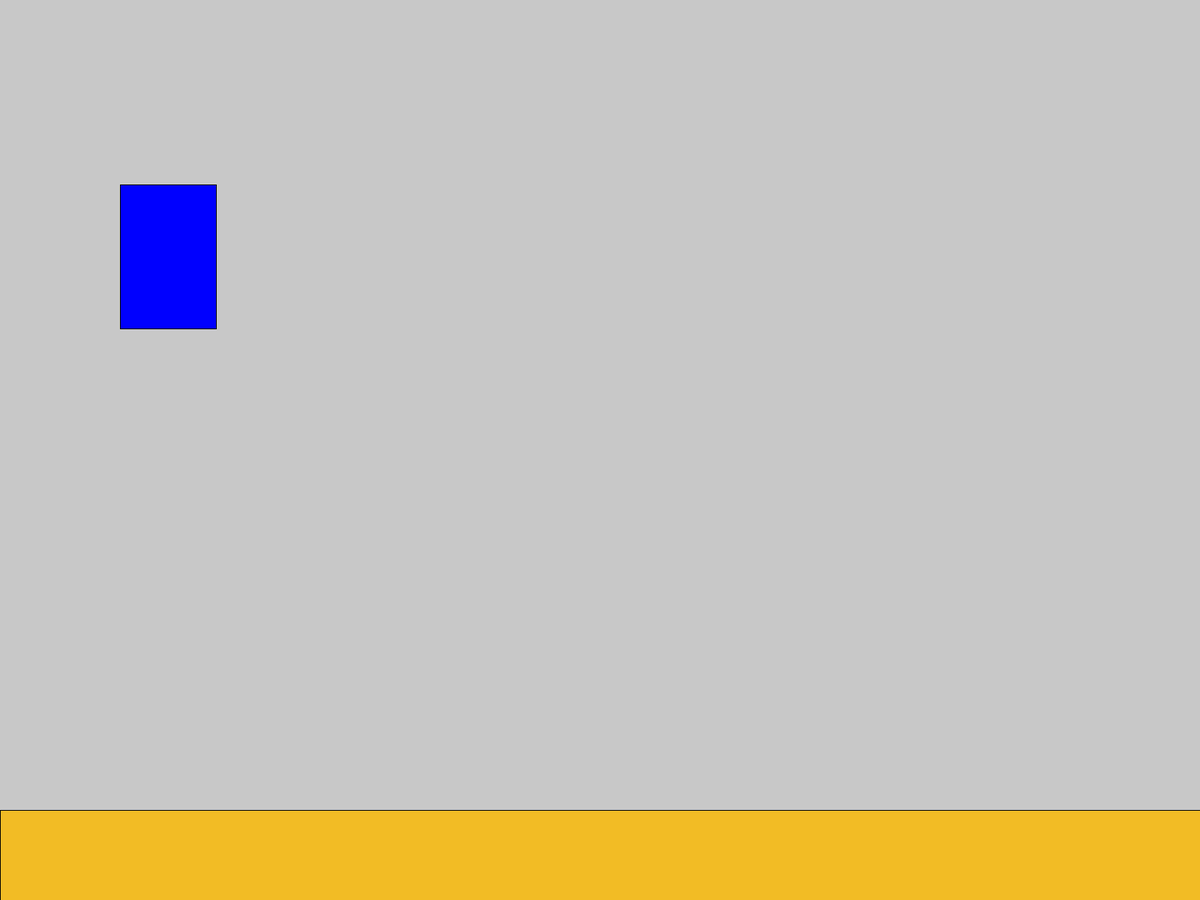
Frame 1 (no input)
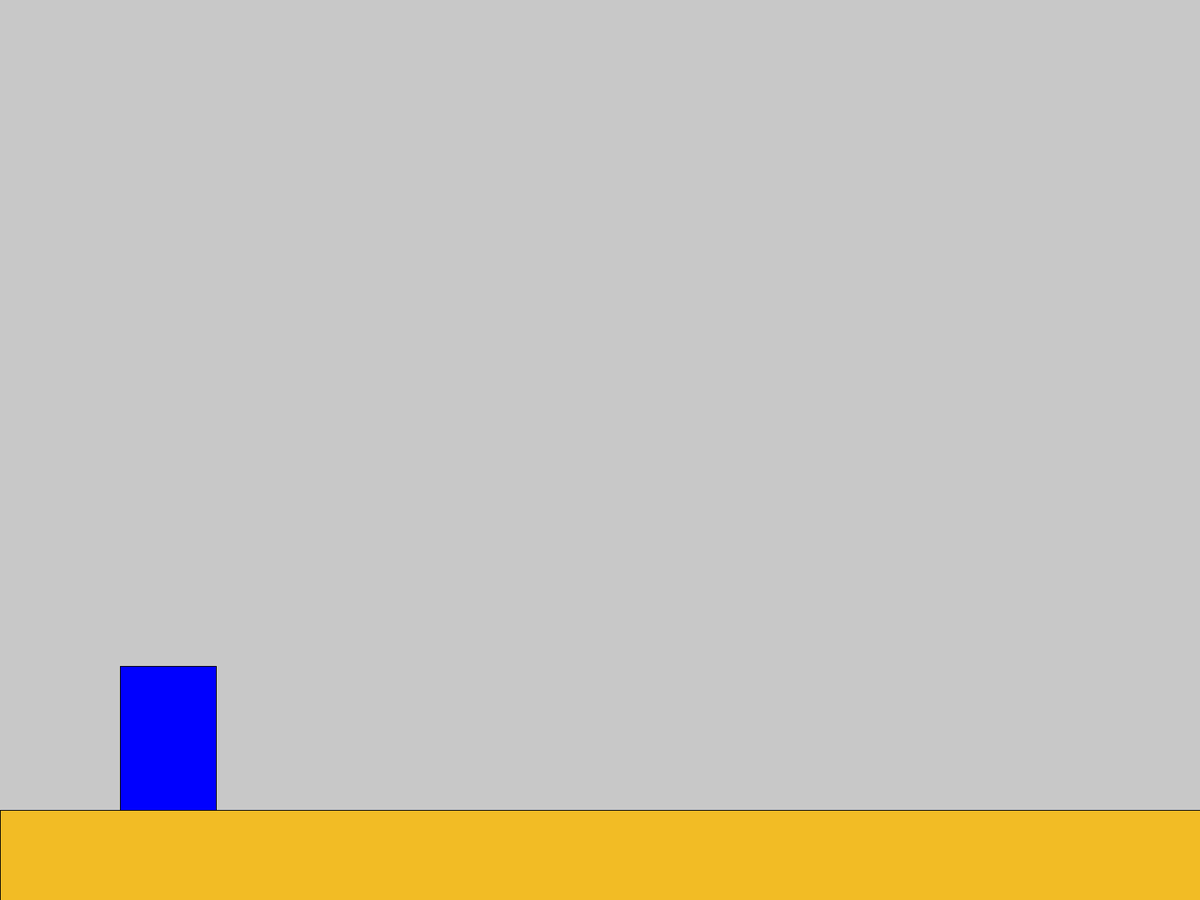
Frame 60 (the mouse pressed at the canvas centre just before this capture)
Frame 120 (the mouse held since frame 60 and released just before this capture): identical to frame 60, image omitted

The Processing sketch that drew these frames (run headless with seeded random() and noise(); from frame 60 on, the mouse is pressed at the canvas centre):

// Processing sketch: JumpnRun
// ── JumpnRun.pde
ArrayList<Obstacle> obstacles;
Platform platform;
Player player;

long points;
boolean isGameActive;
float difficultyMultiplier = 1.0;
long generateNextObstacle;

void setup() {
  fullScreen(2);
  frameRate(120);
  resetGame();
}

void resetGame() {
  player = new Player(xval(0.1), yval(0.2), xval(0.08), yval(0.16));
  platform = new Platform(xval(0.0), yval(0.9), xval(1.0), yval(0.1));
  //obstacles = new ArrayList<Obstacle>();
  points = 0;
  isGameActive = true;
  generateNextObstacle = millis() + 300;
}

float xval(float ratio) {
  return ratio * width;
}

float yval(float ratio) {
  return ratio * height;
}

void updateGame() {
  player.updateSpeed();
  Rectangle nextPos = player.nextPos();
  if (platform.intersects(nextPos)) {
    nextPos = nextPos.withY(platform.pos.y - nextPos.h);
    player.resetSpeed();
  }
  player.pos = nextPos;
}

public void handleObstacleGeneration() {
  
}

float getObstacleSpeed() {
  return -1 * xval(0.01);
}

void keyPressed() {
  player.keyPressed();
}

void keyReleased() {
  player.keyReleased();
}

void draw() {
  updateGame();
  background(200);
  player.draw();
  platform.draw();
}

// ── Obstacle.pde
public class Obstacle {
  Rectangle pos;
  
  public Obstacle(float x, float y, float w, float h) {
    this.pos = new Rectangle(x, y, w, h);
  }
  
  public void update() {
    this.pos = pos.move(getObstacleSpeed(), 0);
  }
  
  public boolean isRemovable() {
    return pos.x + pos.w < 0;
  }
  
  public void draw() {
    if (pos.intersects(player.pos)) {
      fill(255, 0, 0);
    } else {
      fill(50, 255, 50);
    }
    rect(pos.x, pos.y, pos.w, pos.h);
  }
  
  public boolean intersects(Player player) {
    return pos.intersects(player.pos);
  }
}

// ── Platform.pde
public class Platform {
  Rectangle pos;
  
  public Platform(float x, float y, float w, float h) {
    pos = new Rectangle(x, y, w, h);
  }
  
  
  public boolean intersects(Rectangle rect) {
    return pos.intersects(rect);
  }
  
  public void draw() {
    fill(#F2BC25);
    rect(pos.x, pos.y, pos.w, pos.h);
  }
}

// ── Player.pde
public class Player {
  Rectangle pos;
  int jumpsRemaining;
  int maxJumps = 1;
  float ySpeed = 0;
  boolean isJumpPressed;
  
  public Player(float x, float y, float w, float h) {
    this.pos = new Rectangle(x, y, w, h);
    jumpsRemaining = 0;
  }
  
  public void keyPressed() {
    println(keyCode);
    if (keyCode == 32) {
      isJumpPressed = true;
    }
  }
  
  public void keyReleased() {
    if (keyCode == 32) {
      isJumpPressed = false;
    }
  }
  
  public void updateSpeed() {
    ySpeed = ySpeed + yval(0.005);
    if (isJumpPressed && jumpsRemaining > 0) {
      jumpsRemaining --;
      ySpeed = - yval(0.08);
    }
  }
  
  public void resetSpeed() {
    ySpeed = 0;
    jumpsRemaining = maxJumps;
  }
  
  public Rectangle nextPos() {
    return pos.move(0, ySpeed);
  }
  
  public void draw() {
    fill(0, 0, 255);
    rect(pos.x, pos.y, pos.w, pos.h);
  }
}

// ── Rectangle.pde
public class Rectangle {
  float x, y, w, h;
  
  public Rectangle(float x, float y, float w, float h) {
    this.x = x;
    this.y = y;
    this.w = w;
    this.h = h;
  }
  
  public Rectangle move(float diffX, float diffY) {
    return new Rectangle(x + diffX, y + diffY, w, h);
  }
  
  public Rectangle withX(float newX) {
    return new Rectangle(newX, y, w, h);
  }
  
  public Rectangle withY(float newY) {
    return new Rectangle(x, newY, w, h);
  }
  
  public boolean intersects(Rectangle other) {
    // Vergleiche, welche Nicht-Kolissionen erkennen
    if (x >= other.x + other.w) {
      return false; // A.links >= B.rechts
    } else if(x + w <= other.x) {
      return false; // A.rechts <= B.links
    } else if (y >= other.y + other.h) {
      return false; // A.oben >= B.unten
    } else if(y + h <= other.y) {
      return false; // A.unten <= B.oben
    } else {
      return true;
    }
    
  }
}
